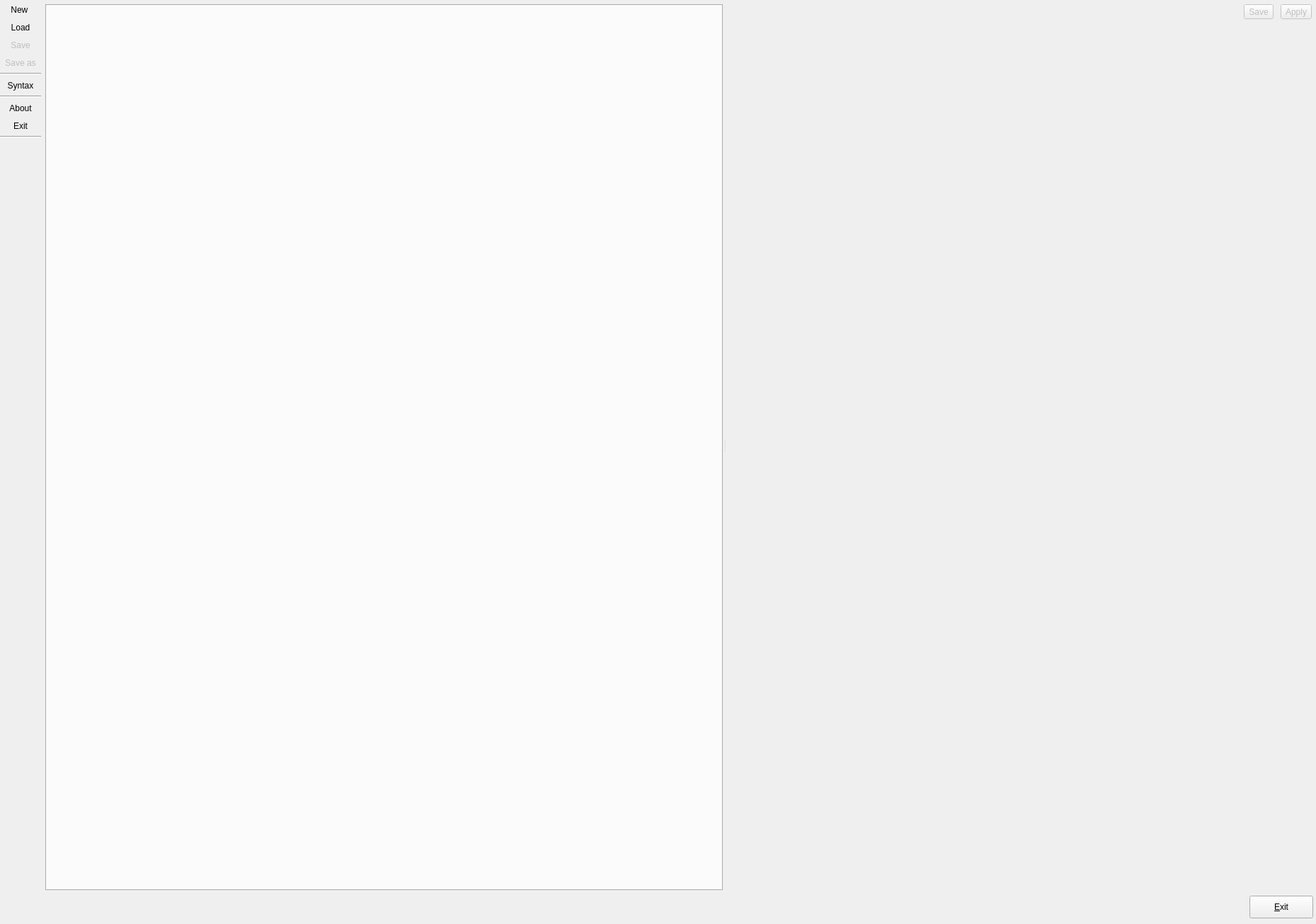
<?xml version="1.0" encoding="UTF-8"?>
<ui version="4.0">
 <class>SyntaxCheckerForm</class>
 <widget class="QWidget" name="SyntaxCheckerForm">
  <property name="geometry">
   <rect>
    <x>0</x>
    <y>0</y>
    <width>1859</width>
    <height>1305</height>
   </rect>
  </property>
  <property name="minimumSize">
   <size>
    <width>800</width>
    <height>600</height>
   </size>
  </property>
  <property name="windowTitle">
   <string>pgModeler Syntax Checker</string>
  </property>
  <property name="windowIcon">
   <iconset resource="../../../libs/libgui/res/resources.qrc">
    <normaloff>:/images/images/schemafile.png</normaloff>:/images/images/schemafile.png</iconset>
  </property>
  <layout class="QGridLayout" name="gridLayout_3">
   <property name="leftMargin">
    <number>0</number>
   </property>
   <property name="topMargin">
    <number>0</number>
   </property>
   <property name="rightMargin">
    <number>0</number>
   </property>
   <property name="bottomMargin">
    <number>6</number>
   </property>
   <property name="horizontalSpacing">
    <number>4</number>
   </property>
   <property name="verticalSpacing">
    <number>6</number>
   </property>
   <item row="0" column="0">
    <widget class="QWidget" name="bnts_parent_wgt" native="true">
     <property name="sizePolicy">
      <sizepolicy hsizetype="Fixed" vsizetype="Preferred">
       <horstretch>0</horstretch>
       <verstretch>0</verstretch>
      </sizepolicy>
     </property>
     <property name="minimumSize">
      <size>
       <width>0</width>
       <height>0</height>
      </size>
     </property>
     <layout class="QGridLayout" name="gridLayout_9">
      <property name="leftMargin">
       <number>0</number>
      </property>
      <property name="topMargin">
       <number>3</number>
      </property>
      <property name="rightMargin">
       <number>0</number>
      </property>
      <property name="bottomMargin">
       <number>3</number>
      </property>
      <property name="spacing">
       <number>4</number>
      </property>
      <item row="18" column="0">
       <widget class="Line" name="separator2_ln">
        <property name="orientation">
         <enum>Qt::Horizontal</enum>
        </property>
       </widget>
      </item>
      <item row="6" column="0">
       <widget class="Line" name="separator_ln_2">
        <property name="orientation">
         <enum>Qt::Horizontal</enum>
        </property>
       </widget>
      </item>
      <item row="37" column="0">
       <spacer name="verticalSpacer">
        <property name="orientation">
         <enum>Qt::Vertical</enum>
        </property>
        <property name="sizeHint" stdset="0">
         <size>
          <width>20</width>
          <height>40</height>
         </size>
        </property>
       </spacer>
      </item>
      <item row="9" column="0">
       <widget class="QToolButton" name="load_tb_4">
        <property name="enabled">
         <bool>true</bool>
        </property>
        <property name="sizePolicy">
         <sizepolicy hsizetype="Preferred" vsizetype="Fixed">
          <horstretch>0</horstretch>
          <verstretch>0</verstretch>
         </sizepolicy>
        </property>
        <property name="minimumSize">
         <size>
          <width>0</width>
          <height>0</height>
         </size>
        </property>
        <property name="toolTip">
         <string>Open a new data manipulation window</string>
        </property>
        <property name="text">
         <string>About</string>
        </property>
        <property name="icon">
         <iconset resource="../../../libs/libgui/res/resources.qrc">
          <normaloff>:/icons/icons/help.png</normaloff>:/icons/icons/help.png</iconset>
        </property>
        <property name="iconSize">
         <size>
          <width>25</width>
          <height>25</height>
         </size>
        </property>
        <property name="toolButtonStyle">
         <enum>Qt::ToolButtonTextUnderIcon</enum>
        </property>
        <property name="autoRaise">
         <bool>true</bool>
        </property>
       </widget>
      </item>
      <item row="10" column="0">
       <widget class="QToolButton" name="load_tb_3">
        <property name="enabled">
         <bool>true</bool>
        </property>
        <property name="sizePolicy">
         <sizepolicy hsizetype="Preferred" vsizetype="Fixed">
          <horstretch>0</horstretch>
          <verstretch>0</verstretch>
         </sizepolicy>
        </property>
        <property name="minimumSize">
         <size>
          <width>0</width>
          <height>0</height>
         </size>
        </property>
        <property name="toolTip">
         <string>Open a new data manipulation window</string>
        </property>
        <property name="text">
         <string>Exit</string>
        </property>
        <property name="icon">
         <iconset resource="../../../libs/libgui/res/resources.qrc">
          <normaloff>:/icons/icons/exit.png</normaloff>:/icons/icons/exit.png</iconset>
        </property>
        <property name="iconSize">
         <size>
          <width>25</width>
          <height>25</height>
         </size>
        </property>
        <property name="toolButtonStyle">
         <enum>Qt::ToolButtonTextUnderIcon</enum>
        </property>
        <property name="autoRaise">
         <bool>true</bool>
        </property>
       </widget>
      </item>
      <item row="1" column="0">
       <widget class="QToolButton" name="load_tb">
        <property name="enabled">
         <bool>true</bool>
        </property>
        <property name="sizePolicy">
         <sizepolicy hsizetype="Preferred" vsizetype="Fixed">
          <horstretch>0</horstretch>
          <verstretch>0</verstretch>
         </sizepolicy>
        </property>
        <property name="minimumSize">
         <size>
          <width>0</width>
          <height>0</height>
         </size>
        </property>
        <property name="toolTip">
         <string>Open a new data manipulation window</string>
        </property>
        <property name="text">
         <string>Load</string>
        </property>
        <property name="icon">
         <iconset resource="../../../libs/libgui/res/resources.qrc">
          <normaloff>:/icons/icons/open.png</normaloff>:/icons/icons/open.png</iconset>
        </property>
        <property name="iconSize">
         <size>
          <width>25</width>
          <height>25</height>
         </size>
        </property>
        <property name="shortcut">
         <string>Ctrl+L</string>
        </property>
        <property name="toolButtonStyle">
         <enum>Qt::ToolButtonTextUnderIcon</enum>
        </property>
        <property name="autoRaise">
         <bool>true</bool>
        </property>
       </widget>
      </item>
      <item row="0" column="0">
       <widget class="QToolButton" name="new_tb">
        <property name="enabled">
         <bool>true</bool>
        </property>
        <property name="sizePolicy">
         <sizepolicy hsizetype="Preferred" vsizetype="Fixed">
          <horstretch>0</horstretch>
          <verstretch>0</verstretch>
         </sizepolicy>
        </property>
        <property name="minimumSize">
         <size>
          <width>0</width>
          <height>0</height>
         </size>
        </property>
        <property name="toolTip">
         <string>Open a new data manipulation window</string>
        </property>
        <property name="text">
         <string>New </string>
        </property>
        <property name="icon">
         <iconset resource="../../../libs/libgui/res/resources.qrc">
          <normaloff>:/icons/icons/new.png</normaloff>:/icons/icons/new.png</iconset>
        </property>
        <property name="iconSize">
         <size>
          <width>25</width>
          <height>25</height>
         </size>
        </property>
        <property name="shortcut">
         <string>Ctrl+N</string>
        </property>
        <property name="toolButtonStyle">
         <enum>Qt::ToolButtonTextUnderIcon</enum>
        </property>
        <property name="autoRaise">
         <bool>true</bool>
        </property>
       </widget>
      </item>
      <item row="2" column="0">
       <widget class="QToolButton" name="save_tb">
        <property name="enabled">
         <bool>false</bool>
        </property>
        <property name="sizePolicy">
         <sizepolicy hsizetype="Preferred" vsizetype="Fixed">
          <horstretch>0</horstretch>
          <verstretch>0</verstretch>
         </sizepolicy>
        </property>
        <property name="minimumSize">
         <size>
          <width>0</width>
          <height>0</height>
         </size>
        </property>
        <property name="toolTip">
         <string>Save changes</string>
        </property>
        <property name="text">
         <string>Save</string>
        </property>
        <property name="icon">
         <iconset resource="../../../libs/libgui/res/resources.qrc">
          <normaloff>:/icons/icons/save.png</normaloff>:/icons/icons/save.png</iconset>
        </property>
        <property name="iconSize">
         <size>
          <width>25</width>
          <height>25</height>
         </size>
        </property>
        <property name="shortcut">
         <string>Ctrl+S</string>
        </property>
        <property name="toolButtonStyle">
         <enum>Qt::ToolButtonTextUnderIcon</enum>
        </property>
        <property name="autoRaise">
         <bool>true</bool>
        </property>
       </widget>
      </item>
      <item row="3" column="0">
       <widget class="QToolButton" name="save_tb_2">
        <property name="enabled">
         <bool>false</bool>
        </property>
        <property name="sizePolicy">
         <sizepolicy hsizetype="Preferred" vsizetype="Fixed">
          <horstretch>0</horstretch>
          <verstretch>0</verstretch>
         </sizepolicy>
        </property>
        <property name="minimumSize">
         <size>
          <width>0</width>
          <height>0</height>
         </size>
        </property>
        <property name="toolTip">
         <string>Save changes</string>
        </property>
        <property name="text">
         <string>Save as</string>
        </property>
        <property name="icon">
         <iconset resource="../../../libs/libgui/res/resources.qrc">
          <normaloff>:/icons/icons/saveas.png</normaloff>:/icons/icons/saveas.png</iconset>
        </property>
        <property name="iconSize">
         <size>
          <width>25</width>
          <height>25</height>
         </size>
        </property>
        <property name="shortcut">
         <string>Ctrl+S</string>
        </property>
        <property name="toolButtonStyle">
         <enum>Qt::ToolButtonTextUnderIcon</enum>
        </property>
        <property name="autoRaise">
         <bool>true</bool>
        </property>
       </widget>
      </item>
      <item row="8" column="0">
       <widget class="Line" name="separator_ln">
        <property name="orientation">
         <enum>Qt::Horizontal</enum>
        </property>
       </widget>
      </item>
      <item row="7" column="0">
       <widget class="QToolButton" name="load_tb_2">
        <property name="enabled">
         <bool>true</bool>
        </property>
        <property name="sizePolicy">
         <sizepolicy hsizetype="Preferred" vsizetype="Fixed">
          <horstretch>0</horstretch>
          <verstretch>0</verstretch>
         </sizepolicy>
        </property>
        <property name="minimumSize">
         <size>
          <width>0</width>
          <height>0</height>
         </size>
        </property>
        <property name="toolTip">
         <string>Open a new data manipulation window</string>
        </property>
        <property name="text">
         <string>Syntax</string>
        </property>
        <property name="icon">
         <iconset resource="../../../libs/libgui/res/resources.qrc">
          <normaloff>:/icons/icons/xmlcode.png</normaloff>:/icons/icons/xmlcode.png</iconset>
        </property>
        <property name="iconSize">
         <size>
          <width>25</width>
          <height>25</height>
         </size>
        </property>
        <property name="shortcut">
         <string>Ctrl+L</string>
        </property>
        <property name="toolButtonStyle">
         <enum>Qt::ToolButtonTextUnderIcon</enum>
        </property>
        <property name="autoRaise">
         <bool>true</bool>
        </property>
       </widget>
      </item>
     </layout>
    </widget>
   </item>
   <item row="0" column="1">
    <widget class="QSplitter" name="splitter">
     <property name="orientation">
      <enum>Qt::Horizontal</enum>
     </property>
     <property name="handleWidth">
      <number>6</number>
     </property>
     <property name="childrenCollapsible">
      <bool>false</bool>
     </property>
     <widget class="QFrame" name="frame">
      <layout class="QGridLayout" name="gridLayout">
       <property name="leftMargin">
        <number>2</number>
       </property>
       <property name="topMargin">
        <number>6</number>
       </property>
       <property name="rightMargin">
        <number>0</number>
       </property>
       <property name="bottomMargin">
        <number>0</number>
       </property>
       <property name="spacing">
        <number>10</number>
       </property>
       <item row="0" column="0" colspan="2">
        <widget class="QTabWidget" name="editors_tbw">
         <property name="tabPosition">
          <enum>QTabWidget::South</enum>
         </property>
         <property name="tabsClosable">
          <bool>true</bool>
         </property>
        </widget>
       </item>
      </layout>
     </widget>
     <widget class="QFrame" name="frame_2">
      <layout class="QGridLayout" name="gridLayout_2">
       <property name="leftMargin">
        <number>0</number>
       </property>
       <property name="topMargin">
        <number>6</number>
       </property>
       <property name="rightMargin">
        <number>6</number>
       </property>
       <property name="bottomMargin">
        <number>0</number>
       </property>
       <property name="spacing">
        <number>10</number>
       </property>
       <item row="0" column="0">
        <widget class="QWidget" name="syntax_conf_wgt" native="true">
         <property name="sizePolicy">
          <sizepolicy hsizetype="Expanding" vsizetype="Preferred">
           <horstretch>0</horstretch>
           <verstretch>0</verstretch>
          </sizepolicy>
         </property>
        </widget>
       </item>
       <item row="0" column="1">
        <widget class="QToolButton" name="save_conf_tb">
         <property name="enabled">
          <bool>false</bool>
         </property>
         <property name="toolTip">
          <string>Save the changes in syntax highlighting settings to the conf file.</string>
         </property>
         <property name="text">
          <string>Save</string>
         </property>
         <property name="icon">
          <iconset resource="../../../libs/libgui/res/resources.qrc">
           <normaloff>:/icons/icons/save.png</normaloff>:/icons/icons/save.png</iconset>
         </property>
         <property name="iconSize">
          <size>
           <width>22</width>
           <height>22</height>
          </size>
         </property>
         <property name="toolButtonStyle">
          <enum>Qt::ToolButtonTextBesideIcon</enum>
         </property>
        </widget>
       </item>
       <item row="0" column="2">
        <widget class="QToolButton" name="apply_conf_tb">
         <property name="enabled">
          <bool>false</bool>
         </property>
         <property name="toolTip">
          <string>Apply the loaded settings to the open editors.</string>
         </property>
         <property name="text">
          <string>Apply</string>
         </property>
         <property name="icon">
          <iconset resource="../../../libs/libgui/res/resources.qrc">
           <normaloff>:/icons/icons/confirm.png</normaloff>:/icons/icons/confirm.png</iconset>
         </property>
         <property name="iconSize">
          <size>
           <width>22</width>
           <height>22</height>
          </size>
         </property>
         <property name="toolButtonStyle">
          <enum>Qt::ToolButtonTextBesideIcon</enum>
         </property>
        </widget>
       </item>
       <item row="1" column="0" colspan="3">
        <widget class="QWidget" name="syntax_wgt" native="true"/>
       </item>
      </layout>
     </widget>
    </widget>
   </item>
   <item row="1" column="0" colspan="2">
    <layout class="QGridLayout" name="buttons_lt">
     <property name="leftMargin">
      <number>4</number>
     </property>
     <property name="topMargin">
      <number>2</number>
     </property>
     <property name="rightMargin">
      <number>4</number>
     </property>
     <property name="bottomMargin">
      <number>2</number>
     </property>
     <property name="spacing">
      <number>6</number>
     </property>
     <item row="0" column="0">
      <widget class="QLabel" name="label">
       <property name="sizePolicy">
        <sizepolicy hsizetype="Preferred" vsizetype="Fixed">
         <horstretch>0</horstretch>
         <verstretch>0</verstretch>
        </sizepolicy>
       </property>
       <property name="minimumSize">
        <size>
         <width>127</width>
         <height>0</height>
        </size>
       </property>
       <property name="styleSheet">
        <string notr="true"/>
       </property>
       <property name="text">
        <string/>
       </property>
       <property name="textFormat">
        <enum>Qt::PlainText</enum>
       </property>
       <property name="pixmap">
        <pixmap resource="../../../libs/libgui/res/resources.qrc">:/images/images/pgmodeler_name.png</pixmap>
       </property>
      </widget>
     </item>
     <item row="0" column="2">
      <widget class="QPushButton" name="exit_btn">
       <property name="sizePolicy">
        <sizepolicy hsizetype="Preferred" vsizetype="Fixed">
         <horstretch>0</horstretch>
         <verstretch>0</verstretch>
        </sizepolicy>
       </property>
       <property name="minimumSize">
        <size>
         <width>90</width>
         <height>32</height>
        </size>
       </property>
       <property name="maximumSize">
        <size>
         <width>16777215</width>
         <height>16777215</height>
        </size>
       </property>
       <property name="autoFillBackground">
        <bool>false</bool>
       </property>
       <property name="styleSheet">
        <string notr="true"/>
       </property>
       <property name="text">
        <string>&amp;Exit</string>
       </property>
       <property name="icon">
        <iconset resource="../../../libs/libgui/res/resources.qrc">
         <normaloff>:/icons/icons/exit.png</normaloff>:/icons/icons/exit.png</iconset>
       </property>
       <property name="iconSize">
        <size>
         <width>20</width>
         <height>20</height>
        </size>
       </property>
       <property name="autoRepeat">
        <bool>false</bool>
       </property>
       <property name="autoDefault">
        <bool>false</bool>
       </property>
       <property name="flat">
        <bool>false</bool>
       </property>
      </widget>
     </item>
     <item row="0" column="1">
      <spacer name="horizontalSpacer_4">
       <property name="orientation">
        <enum>Qt::Horizontal</enum>
       </property>
       <property name="sizeHint" stdset="0">
        <size>
         <width>40</width>
         <height>20</height>
        </size>
       </property>
      </spacer>
     </item>
    </layout>
   </item>
  </layout>
 </widget>
 <resources>
  <include location="../../../libs/libgui/res/resources.qrc"/>
 </resources>
 <connections/>
</ui>
